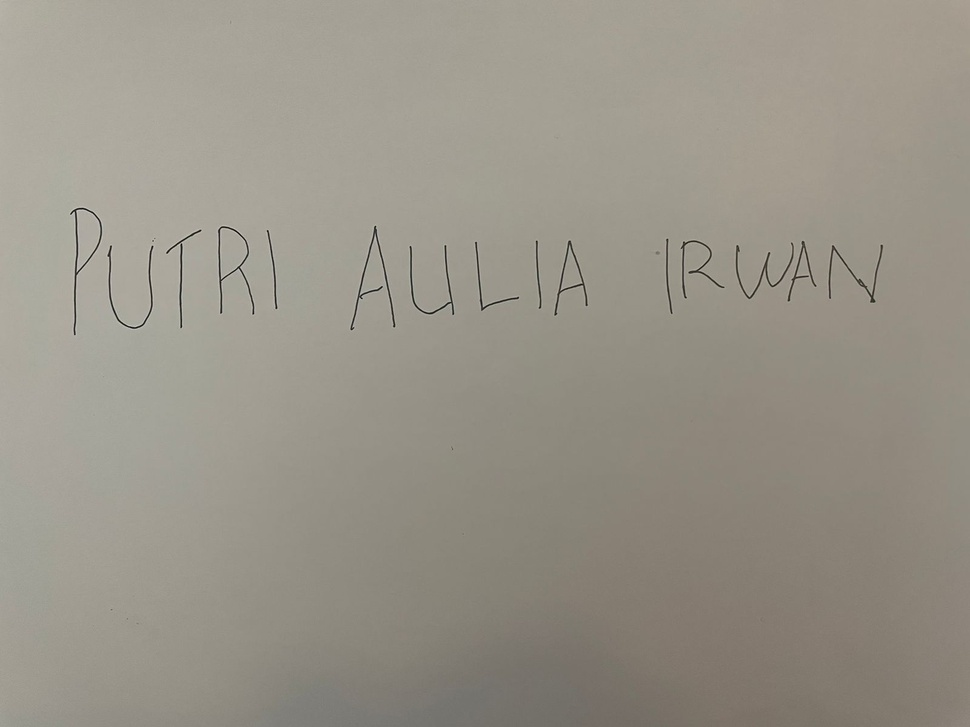
#> input picture putriauliairwan.jpeg, 970 x 727 px, shrunk from 1600 x 1200 before the run
$ jupyter execute 'PA-PC_202131015_PutriAuliaIrwan_Kelas(A).ipynb'
#> lines starting #> are read from the running program, lines starting #| are printed output that depends on the picture; after the words box and inside, x2 and y2 are one past the last pixel; in counts of white or black regions, pixels touching at a corner belong together
# PUTRI AULIA IRWAN

202131015

# Import library

[cell 1]
import cv2
import numpy as np
import matplotlib.pyplot as plt

[cell 2]
img = cv2.imread('putriauliairwan.jpeg')
#> img is the input picture: shape (727, 970, 3); mean B, G, R 136.8, 147.9, 152.7

img = cv2.cvtColor(img, cv2.COLOR_BGR2RGB)

plt.imshow(img)
plt.show()

[cell 3]
gray = cv2.cvtColor(img, cv2.COLOR_BGR2GRAY)

[cell 4]
edged = cv2.Canny(gray, 30, 200)
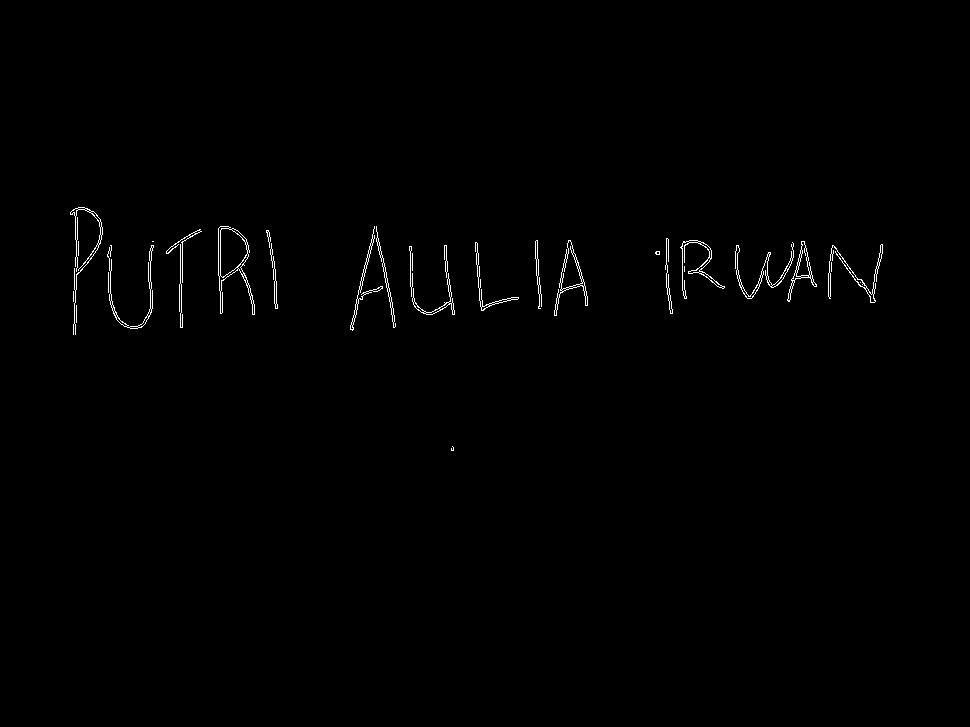
#> edged: shape (727, 970); 0.63% white in thin lines or dots, all inside (x1, y1, x2, y2) = (70, 207, 883, 451)
cv2.waitKey(0)
contours, hierarchy = cv2.findContours(edged, cv2.RETR_TREE, cv2.CHAIN_APPROX_SIMPLE)
#> contours = 227 contours, 176 with area under 20; largest, box (x1, y1, x2, y2) and area: (218, 226, 255, 315) 1342, (220, 228, 248, 278) 936, (554, 240, 588, 316) 744, (561, 240, 583, 290) 514, (787, 241, 817, 302) 424
cv2.imshow('Canny Edges After Contouring', edged)
cv2.imwrite('CannyFish.jpg', edged)
cv2.waitKey(0)

[cell 5]
print("Number of Contours: " + str(len(contours)))
#| Number of Contours: 227

[cell 6]
cv2.drawContours(img, contours, -1, (0, 255, 0), 3)
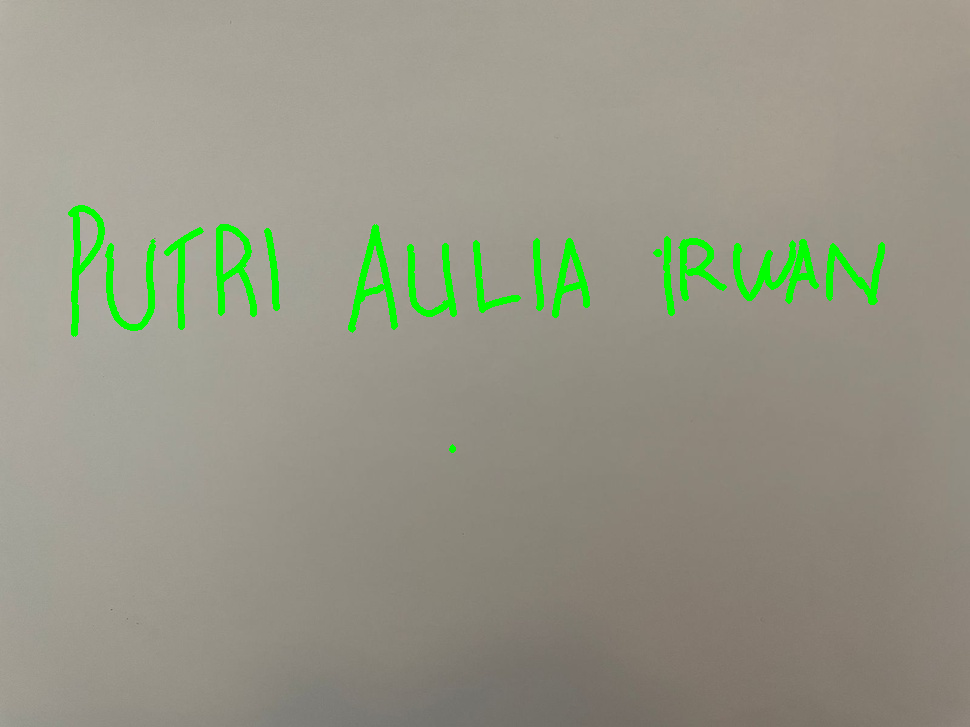
#> img: shape (727, 970, 3); mean R, G, B 149.6, 150.5, 134.1

[cell 7]
cv2.imshow('Contours', img)
cv2.imwrite('Contours.jpg', img)
cv2.waitKey(0)

[cell 8]
img2 = cv2.imread('putriauliairwan.jpg')
if len(contours) != 0:
	c = max(contours, key = cv2.contourArea)
#> c = contour of 118 points, box (x1, y1, x2, y2) (218, 226, 255, 315), area 1342
cv2.drawContours(img2, c, -1, (0, 255, 0), 3)
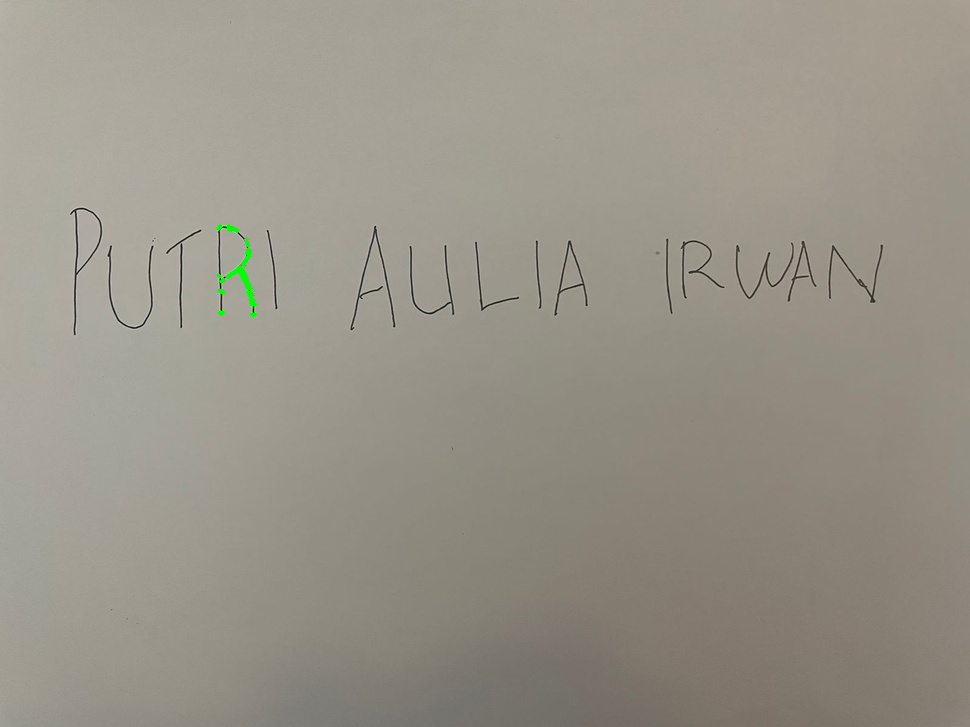
#> img2: shape (727, 970, 3); 0.09% of pixels changed, all inside (x1, y1, x2, y2) = (216, 224, 257, 317)
cv2.imshow('Largest Contour', img)
cv2.imwrite('LargestContour.jpg', img)
cv2.waitKey(0)

plt.imshow(img)
plt.show()

$ run again, with tanggal pengambilan gambar.jpeg copied over putriauliairwan.jpeg
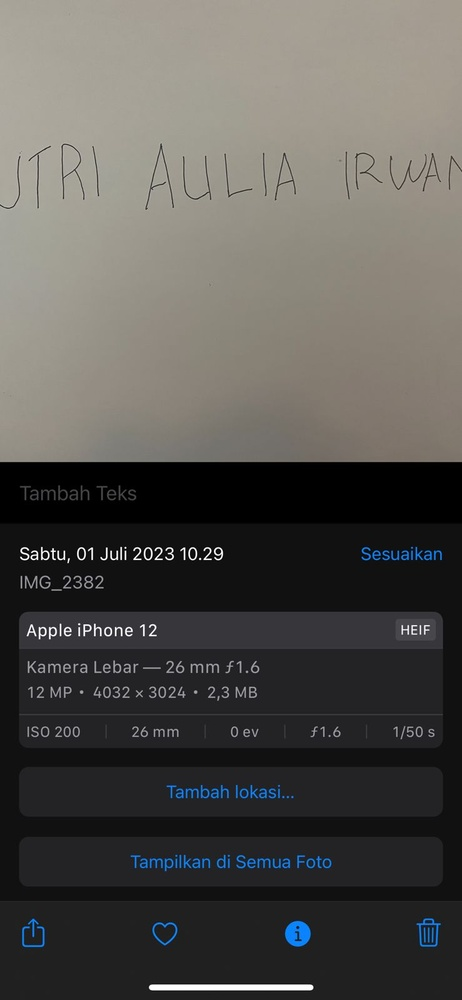
#> input picture tanggal pengambilan gambar.jpeg, 462 x 1000 px, shrunk from 739 x 1600 before the run
#> img is the input picture: shape (1000, 462, 3); mean B, G, R 80.1, 83.8, 85.7
#> `edged = cv2.Canny(gray, 30, 200)`:
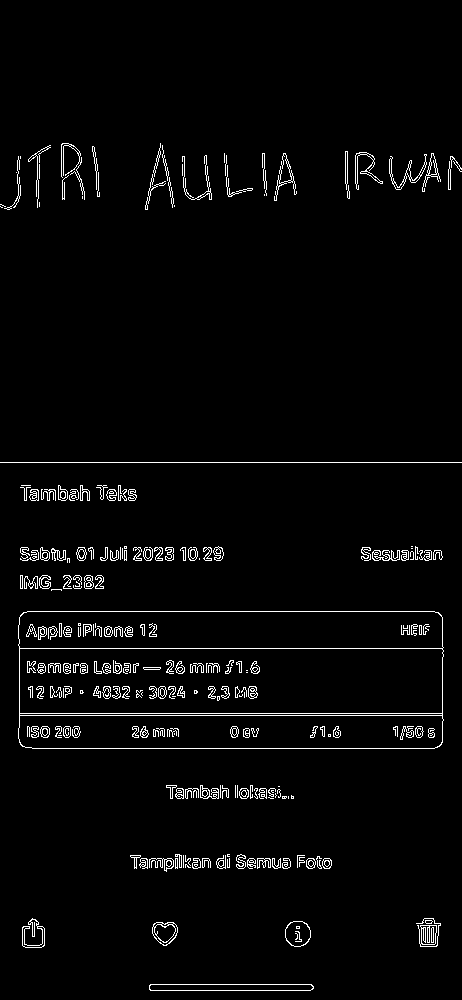
#> edged: shape (1000, 462); 2.9% white in thin lines or dots, all inside (x1, y1, x2, y2) = (0, 143, 462, 991)
#> contours = 593 contours, 356 with area under 20; largest, box (x1, y1, x2, y2) and area: (18, 611, 444, 749) 57912, (19, 648, 444, 714) 27498, (18, 611, 444, 649) 15628, (18, 715, 444, 749) 13922, (149, 984, 314, 991) 978
#| Number of Contours: 593
#> c = contour of 55 points, box (x1, y1, x2, y2) (18, 611, 444, 749), area 57912
#> `cv2.drawContours(img2, c, -1, (0, 255, 0), 3)`:
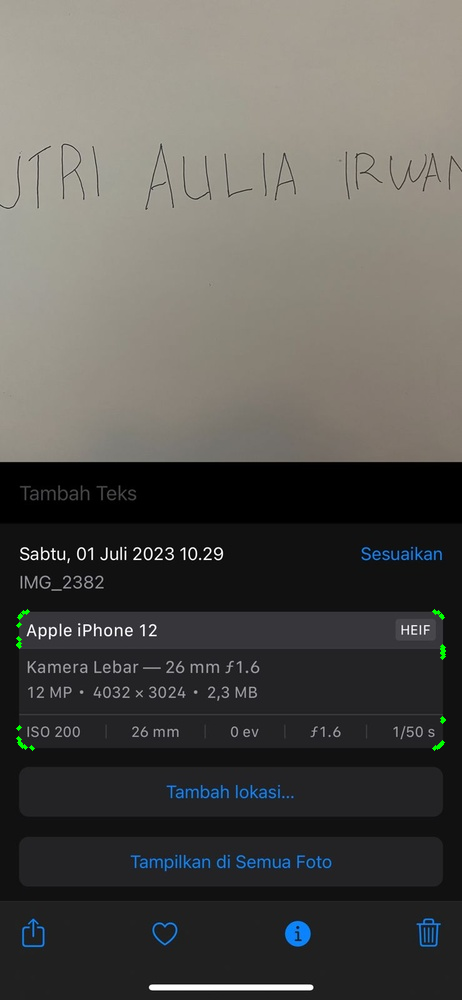
#> img2: shape (1000, 462, 3); 0.09% of pixels changed, all inside (x1, y1, x2, y2) = (16, 609, 446, 751)
